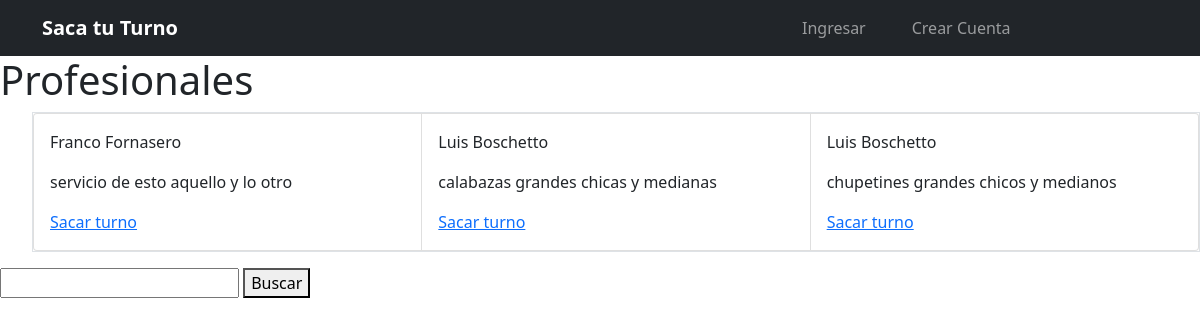
/servicios/2/, run on the app's committed database.
### sitio/models.py (models this page shows, shortened)
class ServicioPrestado(models.Model):
    nombre = models.CharField(max_length=50, blank = False)       # NO LLEVA NOMBRE EL SERVICIO PRESTADO
    descripcion = models.TextField(max_length=150, blank = False)
    propietario = models.ForeignKey(User, on_delete=models.CASCADE)
    categoria = models.ForeignKey(Categoria, on_delete=models.CASCADE, blank = True, null= True)
    subcategoria = models.ForeignKey(SubCategoria, on_delete=models.CASCADE, blank = True, null= True)

### sitio/views.py (the view, shortened to what this page needs)
def servicios(request, id_subcategoria):
    servicios = ServicioPrestado.objects.filter(subcategoria_id = id_subcategoria)
    query = request.GET.get('buscar_servicio')
    return render(request, 'servicios.html', {'servicios': servicios})

### templates/servicios.html (shortened to what this page needs)
{% extends "base.html" %}
{%block content %}
    <h1> Profesionales </h1>
    <ul>
        <div class="card-group border border-black">
            {%for item in servicios %}
            <div class="card">
                <div class="card-body">
                    <div class="card-title"><p>{{item.propietario.first_name}} {{item.propietario.last_name}} </p> </div>
                    <div class="panel-text"><p>{{item.descripcion}}</p></div>
                    <div class="panel-foocter"><a href="{% url 'pedir_turno' item.id item.propietario.id %}">Sacar turno</a></div>
                </div>
            </div>
            {%endfor%}
        </div>
    </ul>
    <form method="GET">
        <div>
            <input type="text" name="buscar_servicio" id="">
            <button type="submit">Buscar</button>
        </div>
    </form>
{% endblock %}

### static/fullcalendar/main.css (style rules this page uses)
:root { --fc-daygrid-event-dot-width: 8px; }
:root { --fc-list-event-dot-width: 10px; --fc-list-event-hover-bg-color: #f5f5f5; }

### data on the page
ServicioPrestado: propietario.first_name "Franco", propietario.last_name "Fornasero", descripcion "servicio de esto aquello y lo otro"
ServicioPrestado: propietario.first_name "Luis", propietario.last_name "Boschetto", descripcion "calabazas grandes chicas y medianas"
ServicioPrestado: propietario.first_name "Luis", propietario.last_name "Boschetto", descripcion "chupetines grandes chicos y medianos"
